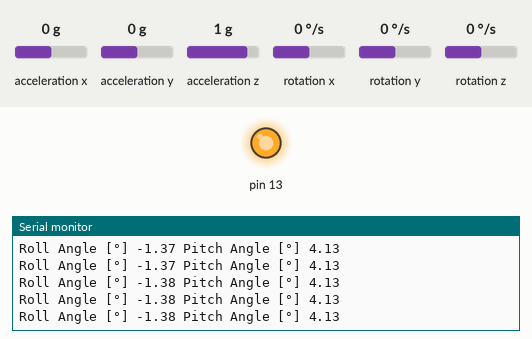
The sketch below on a simulated Arduino Uno, built with avr-gcc and run on an emulated ATmega328P. Parts: output pins drawn as LEDs (lit = HIGH), the last lines printed to the serial monitor. Wiring (inferred from the names in the program): MPU-6050 motion sensor at I2C address 0x68. Inputs (shaded band) come from the test bench; at power-on: acceleration x 0 g, acceleration y 0 g, rotation y 0 °/s, rotation x 0 °/s, acceleration z 1 g, rotation z 0 °/s.

Above: at 5.9 s.
6.0 s: acceleration x set to -1.4 g
At 6.7 s:
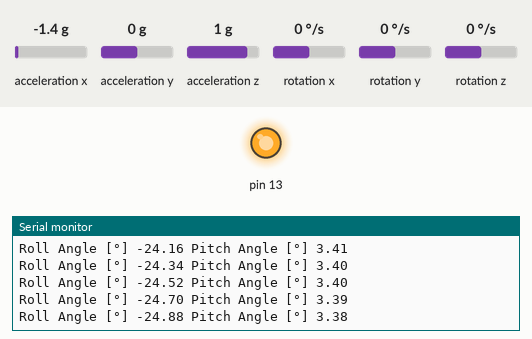
9.0 s: acceleration y set to -0.8 g
At 9.5 s:
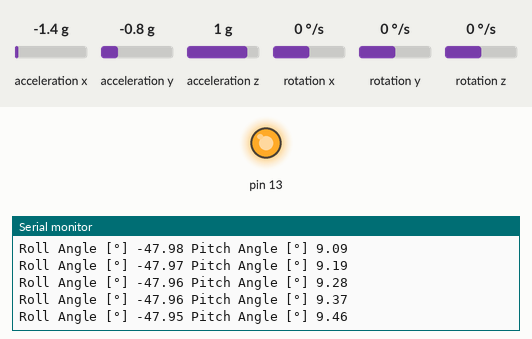
12.0 s: rotation y set to -100 °/s
At 12.6 s:
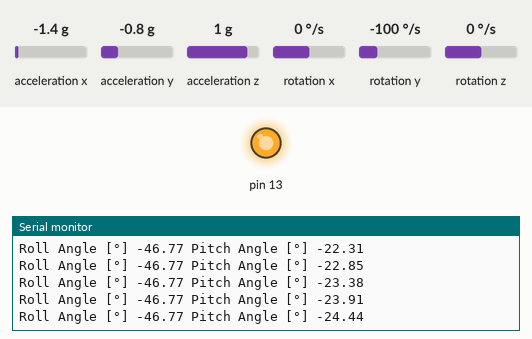
15.0 s: rotation x set to -192 °/s
At 15.9 s:
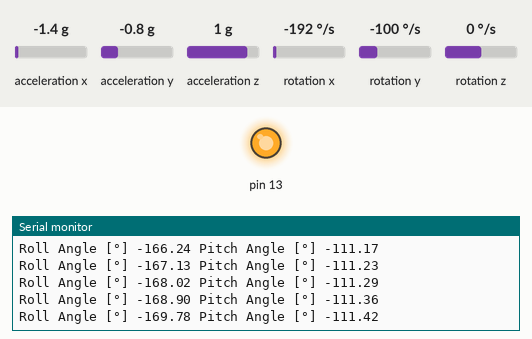
Timing chart, 0 to 18.0 s (numbered marks = the images above; inputs shaded):
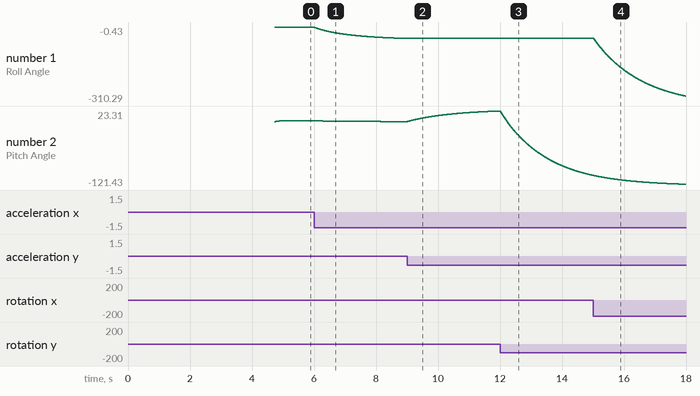

The sketch:

kalman.new.ino
```cpp
#include <Wire.h>
float RateRoll, RatePitch, RateYaw;
float RateCalibrationRoll, RateCalibrationPitch, RateCalibrationYaw;
int RateCalibrationNumber;
float AccX, AccY, AccZ;
float AngleRoll, AnglePitch;
uint32_t LoopTimer;
float KalmanAngleRoll = 0, KalmanUncertaintyAngleRoll = 2 * 2;
float KalmanAnglePitch = 0, KalmanUncertaintyAnglePitch = 2 * 2;
float Kalman1DOutput[] = {0, 0};

void kalman_1d(float *KalmanState, float *KalmanUncertainty, float KalmanInput, float KalmanMeasurement) {
  // Predict
  *KalmanState = *KalmanState + 0.004 * KalmanInput;
  *KalmanUncertainty = *KalmanUncertainty + 0.004 * 0.004 * 4 * 4;

  // Update
  float KalmanGain = *KalmanUncertainty / (*KalmanUncertainty + 3 * 3);
  *KalmanState = *KalmanState + KalmanGain * (KalmanMeasurement - *KalmanState);
  *KalmanUncertainty = (1 - KalmanGain) * (*KalmanUncertainty);
}

void gyro_signals(void) {
  Wire.beginTransmission(0x68);
  Wire.write(0x3B);
  Wire.endTransmission(false);
  Wire.requestFrom(0x68, 14);
  int16_t AccXLSB = Wire.read() << 8 | Wire.read();
  int16_t AccYLSB = Wire.read() << 8 | Wire.read();
  int16_t AccZLSB = Wire.read() << 8 | Wire.read();
  Wire.read();
  Wire.read();
  int16_t GyroX = Wire.read() << 8 | Wire.read();
  int16_t GyroY = Wire.read() << 8 | Wire.read();
  int16_t GyroZ = Wire.read() << 8 | Wire.read();

  // Convert gyroscope readings to rates (degrees per second)
  RateRoll = (float)GyroX / 65.5;
  RatePitch = (float)GyroY / 65.5;
  RateYaw = (float)GyroZ / 65.5;

  // Swap AccX and AccY to change axes
  AccX = (float)AccYLSB / 4096 - 0.3;
  AccY = (float)AccXLSB / 4096 - 0.1;
  AccZ = (float)AccZLSB / 4096 + 0.1;

  // Calculate Roll and Pitch angles using accelerometer data
  AngleRoll = atan(AccY / sqrt(AccX * AccX + AccZ * AccZ)) * (180 / 3.14159);
  AnglePitch = -atan(AccX / sqrt(AccY * AccY + AccZ * AccZ)) * (180 / 3.14159);
}

void setup() {
  Serial.begin(57600);
  pinMode(13, OUTPUT);
  digitalWrite(13, HIGH);
  Wire.setClock(400000); // Set the I2C clock speed
  Wire.begin();
  delay(250);

  // Wake up the MPU6050
  Wire.beginTransmission(0x68);
  Wire.write(0x6B);
  Wire.write(0x00); // Set wake up
  Wire.endTransmission();

  // Calibration loop for gyroscope (2000 readings)
  for (RateCalibrationNumber = 0; RateCalibrationNumber < 2000; RateCalibrationNumber++) {
    gyro_signals();
    RateCalibrationRoll += RateRoll;
    RateCalibrationPitch += RatePitch;
    RateCalibrationYaw += RateYaw;
  }
  RateCalibrationRoll /= 2000;
  RateCalibrationPitch /= 2000;
  RateCalibrationYaw /= 2000;
  LoopTimer = micros();
}

void loop() {
  gyro_signals();

  // Remove the calibration offset from gyroscope readings
  RateRoll -= RateCalibrationRoll;
  RatePitch -= RateCalibrationPitch;
  RateYaw -= RateCalibrationYaw;

  // Kalman filter for Roll and Pitch
  kalman_1d(&KalmanAngleRoll, &KalmanUncertaintyAngleRoll, RateRoll, AngleRoll);
  kalman_1d(&KalmanAnglePitch, &KalmanUncertaintyAnglePitch, RatePitch, AnglePitch);

  // Print the Roll and Pitch angles
  Serial.print("Roll Angle [°] ");
  Serial.print(KalmanAngleRoll);
  Serial.print(" Pitch Angle [°] ");
  Serial.println(KalmanAnglePitch);

  // Control the loop speed to make it faster and more responsive
  while (micros() - LoopTimer < 1000); // Shorter delay (1ms)
  LoopTimer = micros();
}
```

Measured:
- after the input at 6.0 s, the serial monitor: prints a new line at once (image 1)
- plotted number 1: -1.38 → -48.46 after the input at 6.0 s
- plotted number 2: 4.13 → 2.63 after the input at 6.0 s
